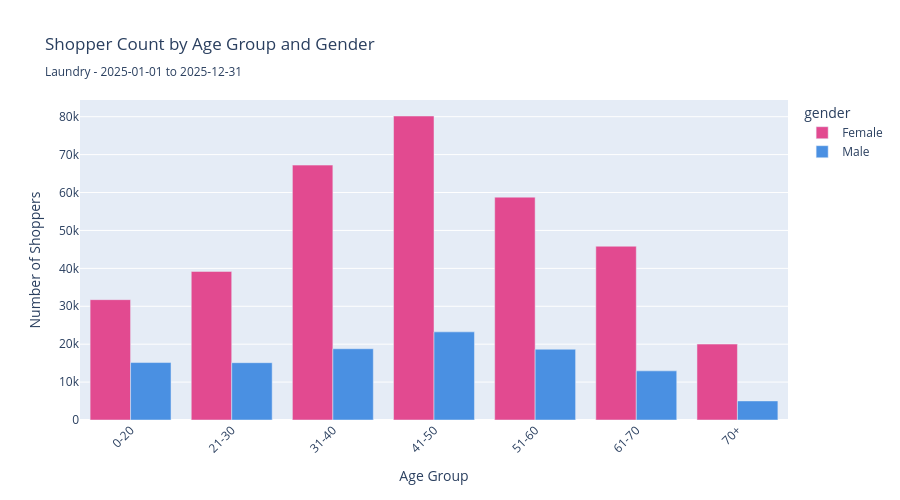

Notebook source saved alongside this figure:
### Markdown cell above
### 5.3 Age Group Distribution (Stacked Bar Chart)

### Code cell
# Age group analysis
fig = px.bar(age_group_summary[age_group_summary['gender'].isin(['Male', 'Female'])], 
             x='age_group', 
             y='num_of_shopper',
             color='gender',
             title=f'Shopper Count by Age Group and Gender<br><sub>{category_filter} - {start_date} to {end_date}</sub>',
             labels={'num_of_shopper': 'Number of Shoppers', 'age_group': 'Age Group'},
             color_discrete_map={'Male': '#4A90E2', 'Female': '#E24A90'},
             barmode='group')

fig.update_layout(height=500, xaxis_tickangle=-45)
fig.show()

# Show top age group
top_age_group = age_group_summary.loc[age_group_summary['num_of_shopper'].idxmax()]
print(f"\nLargest demographic segment: {top_age_group['gender']} {top_age_group['age_group']} ({top_age_group['num_of_shopper']:,.0f} shoppers)")

### Figure 1 — Plotly figure (JSON) as saved in the notebook; plotly's stock layout.template omitted (floating-point values rounded to 4 significant figures)
{"data": [{"alignmentgroup": "True", "hovertemplate": "gender=Female<br>Age Group=%{x}<br>Number of Shoppers=%{y}<extra></extra>", "legendgroup": "Female", "marker": {"color": "#E24A90", "pattern": {"shape": ""}}, "name": "Female", "offsetgroup": "Female", "orientation": "v", "showlegend": true, "textposition": "auto", "type": "bar", "x": ["0-20", "21-30", "31-40", "41-50", "51-60", "61-70", "70+"], "xaxis": "x", "y": [31742, 39191, 67231, 80188, 58787, 45840, 20027], "yaxis": "y"}, {"alignmentgroup": "True", "hovertemplate": "gender=Male<br>Age Group=%{x}<br>Number of Shoppers=%{y}<extra></extra>", "legendgroup": "Male", "marker": {"color": "#4A90E2", "pattern": {"shape": ""}}, "name": "Male", "offsetgroup": "Male", "orientation": "v", "showlegend": true, "textposition": "auto", "type": "bar", "x": ["0-20", "21-30", "31-40", "41-50", "51-60", "61-70", "70+"], "xaxis": "x", "y": [15154, 15120, 18796, 23248, 18663, 12962, 5030], "yaxis": "y"}], "layout": {"barmode": "group", "height": 500, "legend": {"title": {"text": "gender"}, "tracegroupgap": 0}, "title": {"text": "Shopper Count by Age Group and Gender<br><sub>Laundry - 2025-01-01 to 2025-12-31</sub>"}, "xaxis": {"anchor": "y", "domain": [0, 1], "tickangle": -45, "title": {"text": "Age Group"}}, "yaxis": {"anchor": "x", "domain": [0, 1], "title": {"text": "Number of Shoppers"}}}}
